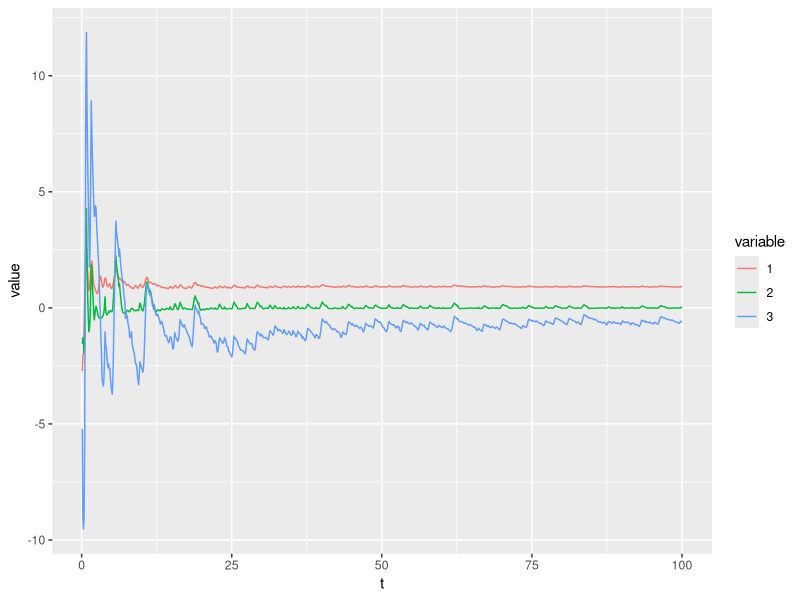

Recreate this plot in R.
########################################################################
###    The Lyapunov Characteristic Exponents and their computation   ###
###                        By Ankai Liu                              ###
########################################################################
### Ref: The Lyapunov Characteristic Exponents and their computation ###
###                   By Charalampos Skokos                          ###
###                         page 44                                  ###
########################################################################


rm(list=ls())
dev.off()
library(deSolve)
library(reshape2)
library(ggplot2)
###########ODE decleration


DE_full <- function(t, state, parameters) {
  with(as.list(c(state, parameters)), {
    dX <- a * X + Y * Z
    dY <- b * (Y - Z)
    dZ <- -X * Y + c * Y - Z
    dX_l <- a * X_l + Y_l * Z + Y * Z_l
    dY_l <- b * (Y_l - Z_l)
    dZ_l <- -X_l * Y - X * Y_l + c * Y_l - Z_l
    list(c(dX, dY, dZ, dX_l, dY_l, dZ_l))
  })
}
parameters <- c(a = -8/3, b = -10, c = 28)
namesofstates <- c('X','Y','Z','X_l','Y_l','Z_l')
initial <- c(X = 1, Y = 1, Z = 1, X_l = 0, Y_l = 0, Z_l = 0)
dim <- 3
#out <- ode(y = initial, times = times, func = Lorenz_full, parms = parameters)
####################
stepsize <- 0.01
begintime <- 0
endtime <- 100
itera_length <- 0.1
itera_num <- endtime/itera_length
itera_period <- seq(begintime,itera_length, by = stepsize)
discard_time <- 100 ## we discard time interval up to t=100
discard_period <- seq(begintime,begintime+discard_time, by =stepsize)
out <- ode(y = initial, times = discard_period, func = DE_full, parms = parameters)
initial <- out[nrow(out),-1]
#####################memory allocation
state <- data.frame(t(initial))
gamma <- data.frame(t= c(1:itera_num)*itera_length)
LE <- data.frame(t= c(1:itera_num)*itera_length)
for (i in c(1:dim)) {
  state <- rbind(state,t(initial))  
  state[i+1,dim+i] <- state[i+1,dim+i] + 1
  
  gamma <- cbind(gamma, NA)
  colnames(gamma)[i+1] <- i
  LE <- cbind(LE, NA)
  colnames(LE)[i+1] <- i
}
state <- state[-1,] 
rownames(state) <- c()
##main iteration
for (j in c(1:itera_num)) {
  orbit <- state[1,1:dim]
  for (i in c(1:dim)) {
    
    state[i,1:dim] <- orbit  #we force to stay on the same orbit
    out <- ode(y = setNames(as.numeric(state[i,]),namesofstates), 
               times = begintime+itera_length*(j-1)+itera_period, func = DE_full, parms = parameters)
    state[i,] <- out[nrow(out),-1]
  }
  ##Gram-schmidt (We do not use QR here since it will normlize the basis)
  tangent <- state[,(dim+1):ncol(state)]
  if (dim>1) {
    for (i in c(2:dim)) {
      for (k in c(1:(i-1))){
        tangent[i,] <- tangent[i,]-tangent[k,]*sum(tangent[i,]*tangent[k,])
      }
    }  
  }
  state[,(dim+1):ncol(state)] <- tangent
  ##
  for (i in c(1:dim)) {
    gamma[j,i+1] <- sqrt(sum(state[i,(dim+1):ncol(state)]*state[i,(dim+1):ncol(state)]))
    LE[j,i+1] <- sum(log(gamma[1:j,i+1]))/(j*itera_length)
    state[i,(dim+1):ncol(state)] <- state[i,(dim+1):ncol(state)]/gamma[j,i+1]
  }
}
##plot
tail(LE)
LE_long <- melt(LE, id = 't')
ggplot(LE_long, aes(x = t,y = value, color = variable)) + geom_line()
